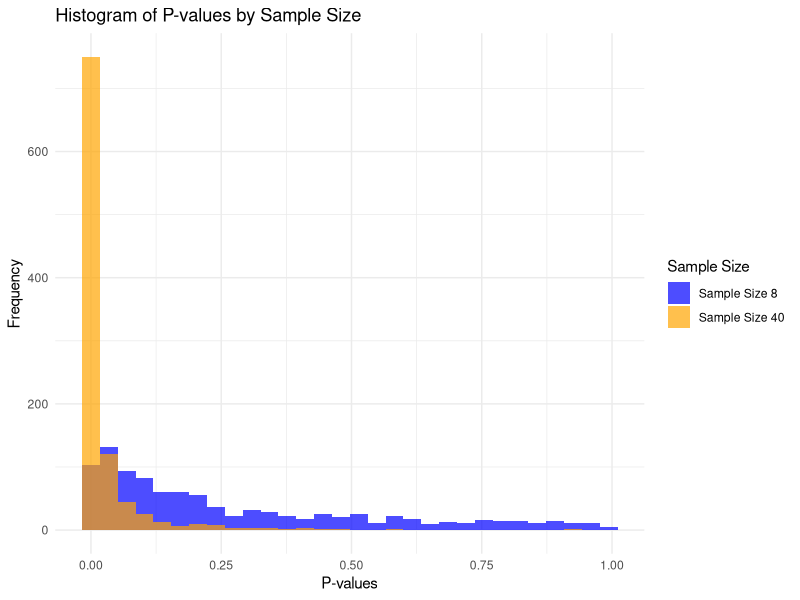
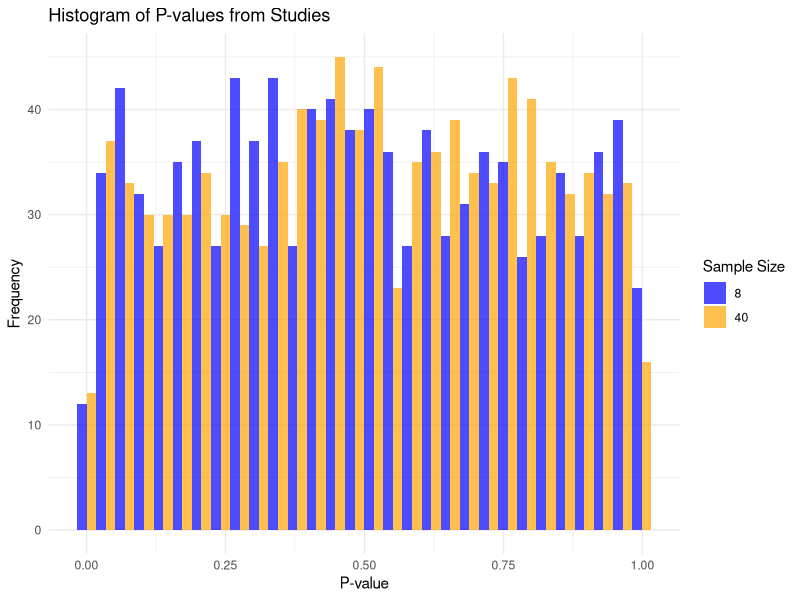

Write R code to recreate these figures, in order.
## ---- chunk 1

library(tidyverse)

set.seed(1)
population <- rnorm(1000000, mean = 1.5, sd = 3)


samp1 <- data.frame(y = sample(population, 8, replace = FALSE))

samp2 <- data.frame(y = sample(population, 40, replace = FALSE))


m1 <- lm(y ~ 1, data = samp1)
m2 <- lm(y ~ 1, data = samp2)

summary(m2)


## ---- chunk 2

library(dplyr)


results_8 <- data.frame(estimate = rep(NA, 1000), 
                      se = rep(NA, 1000), 
                      pval = rep(NA, 1000), 
                      n = 8)  

results_40 <- data.frame(estimate = rep(NA, 1000), 
                      se = rep(NA, 1000), 
                      pval = rep(NA, 1000), 
                      n = 40)



for(i in 1:1000) {
  

  samp1 <- data.frame(y = sample(population, 8, replace = FALSE))
  samp2 <- data.frame(y = sample(population, 40, replace = FALSE))


  m1 <- lm(y ~ 1, data = samp1)
  m2 <- lm(y ~ 1, data = samp2)
  

  results_8[i, 1] <- coef(summary(m1))[1, 1]
  results_8[i, 2] <- coef(summary(m1))[1, 2]
  results_8[i, 3] <- coef(summary(m1))[1, 4]

  results_40[i, 1] <- coef(summary(m2))[1, 1]
  results_40[i, 2] <- coef(summary(m2))[1, 2]
  results_40[i, 3] <- coef(summary(m2))[1, 4]
  
  
}



results <- bind_rows(results_8, results_40)




sd_results <- results %>%
  group_by(n) %>%
  summarise(
    sd_estimate = sd(estimate, na.rm = TRUE),
    avg_se = mean(se, na.rm = TRUE)
  )

print(sd_results)


## ---- chunk 3

library(ggplot2)


ggplot(results, aes(x = pval, fill = factor(n))) + 
  geom_histogram(bins = 30, alpha = 0.7, position = "identity") +
  labs(x = "P-values", y = "Frequency", fill = "Sample Size") +
  theme_minimal() +
  ggtitle("Histogram of P-values by Sample Size") +
  scale_fill_manual(values = c("blue", "orange"), labels = c("Sample Size 8", "Sample Size 40"))

## ---- chunk 4

alpha_level <- 0.05


significant_results <- results %>%
  group_by(n) %>%
  summarise(significant_count = sum(pval < alpha_level, na.rm = TRUE))

print(significant_results)

## ---- chunk 5

library(pwr)


effect_size <- 1.5 / 3


power_results <- data.frame(
  sample_size = c(8, 40),
  power = c(
    pwr.t.test(d = effect_size, n = 8, sig.level = alpha_level, type = "one.sample")$power,
    pwr.t.test(d = effect_size, n = 40, sig.level = alpha_level, type = "one.sample")$power
  )
)

print(power_results)

## ---- chunk 6

population <- rnorm(1000000, mean = 0, sd = 3)



results_8 <- data.frame(estimate = rep(NA, 1000), 
                      se = rep(NA, 1000), 
                      pval = rep(NA, 1000), 
                      n = 8)  

results_40 <- data.frame(estimate = rep(NA, 1000), 
                      se = rep(NA, 1000), 
                      pval = rep(NA, 1000), 
                      n = 40)



for(i in 1:1000) {
  

  samp1 <- data.frame(y = sample(population, 8, replace = FALSE))
  samp2 <- data.frame(y = sample(population, 40, replace = FALSE))

  m1 <- lm(y ~ 1, data = samp1)
  m2 <- lm(y ~ 1, data = samp2)
  
  results_8[i, 1] <- coef(summary(m1))[1, 1]
  results_8[i, 2] <- coef(summary(m1))[1, 2]
  results_8[i, 3] <- coef(summary(m1))[1, 4]

  results_40[i, 1] <- coef(summary(m2))[1, 1]
  results_40[i, 2] <- coef(summary(m2))[1, 2]
  results_40[i, 3] <- coef(summary(m2))[1, 4]
  
  
}



results_null <- bind_rows(results_8, results_40)


library(dplyr)
library(ggplot2)

ggplot(results_null, aes(x = pval, fill = as.factor(n))) + 
  geom_histogram(position = "dodge", bins = 30, alpha = 0.7) +
  labs(title = "Histogram of P-values from Studies", 
       x = "P-value", 
       y = "Frequency", 
       fill = "Sample Size") +
  scale_fill_manual(values = c("blue", "orange")) +
  theme_minimal()

false_positives_8 <- sum(results_null$pval[results_null$n == 8] < 0.05)
false_positives_40 <- sum(results_null$pval[results_null$n == 40] < 0.05)


cat("Number of false positives for sample size 8:", false_positives_8, "\n")
cat("Number of false positives for sample size 40:", false_positives_40, "\n")
